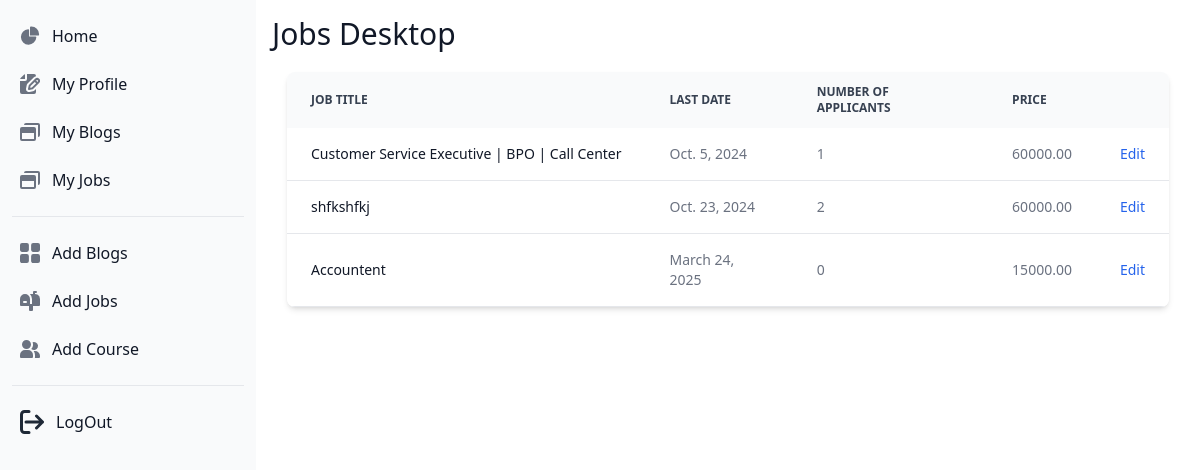
Before: /contributor/13/job_desktop/ (signed in) with the older database file.
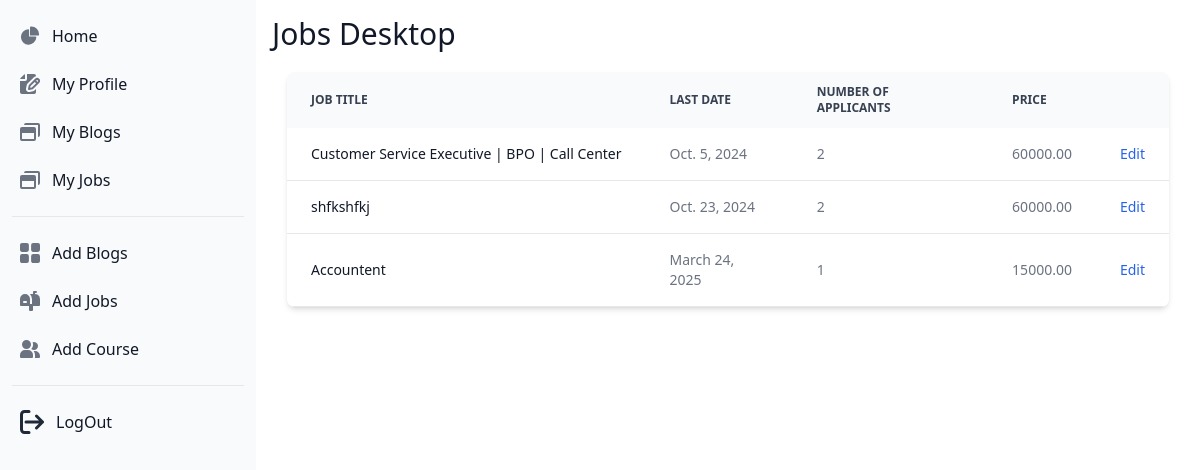
After: the same page with the newer database file.
### usa/models.py (models this page shows, shortened)
class Job(models.Model):
    job_id = models.AutoField(primary_key=True)
    job_title = models.CharField(max_length=255)
    location = models.CharField(max_length=255)
    job_type_choices = [
        ('marketing', 'Marketing'),
        ('design', 'Design'),
        ('development', 'Development'),
        ('customer', 'Customer'),
        ('health_caare', 'Health and Caare'),
        ('automotive', 'Automotive jobs'),
        ('data_entry', 'Data entry'),
        ('call_center', 'Call center'),
    ]
    job_type = models.CharField(max_length=20, choices=job_type_choices)
    mode_choices = [
        ('hibrid', 'Hibrid'),
        ('remote', 'Remote'),
        ('wfo', 'WFO')
    ]
    mode = models.CharField(max_length=10, choices=mode_choices)
    time_choices = [
        ('full_time', 'Full Time'),
        ('part_time', 'Part Time'),
        ('internship', 'Internship'),
    ]
    time = models.CharField(max_length=10, choices=time_choices)
    categories_choices = [
        ('government', 'Government'),
        ('private', 'Private'),
    ]
    categories = models.CharField(max_length=10, choices=categories_choices)
    disability_types = models.ManyToManyField('DisabilityType', related_name='jobs', blank=True)
    salary = models.DecimalField(max_digits=10, decimal_places=2)
    hours = models.PositiveIntegerField()
    about = RichTextField()
    updated_at = models.DateTimeField(auto_now=True)
    company = models.ForeignKey(Companies, on_delete=models.CASCADE, related_name='jobs', default=None)
    last_date = models.DateField(blank=True, null=True)
    is_published = models.BooleanField(default=False)
    is_closed = models.BooleanField(default=False)
    image = models.ImageField(upload_to='job_images/', default='default_job_banner.jpg')
    posted_by = models.ForeignKey('auth.User', on_delete=models.CASCADE)
    print(f"current directory {getcwd()}")
    objects = JobManager()

### contributor/views.py (the view)
# urls.py: path('<int:user_id>/job_desktop/', views.job_desktop, name="job_desktop"),
@login_required
def job_desktop(request, user_id):
    jobs_with_applicants_count = Job.objects.filter(posted_by=request.user).annotate(
        num_applicants=Count('applicant')
    )
    context = {
        'jobs_with_applicants_count': jobs_with_applicants_count,
    }
    template_name='contributors/JobsDesktop.html'
    return render(request, template_name, context)

### usa/models.py (called while the page is built)
    def get_queryset(self):
        return JobQuerySet(self.model, using=self._db)

### usa/templatetags/usa_tags.py (called while the page is built)
@register.simple_tag
def signout_url():
    return reverse('usa:signout')

### templates/contributors/JobsDesktop.html (shortened to what this page needs)
{% load static %}
{% include 'contributors/contributor_sidebar.html' %}
{% block content %}
<section class="p-4 sm:ml-64">
    <h1 class="sm:text-3xl text-2xl font-medium title-font mb-4 text-gray-900">Jobs Desktop</h1>
    <div style="margin: 20px 15px;">
        <div class="relative overflow-x-auto shadow-md sm:rounded-lg">
            <table class="w-full text-sm text-left rtl:text-right text-gray-500 dark:text-gray-400">
                <thead class="text-xs text-gray-700 uppercase bg-gray-50 dark:bg-gray-700 dark:text-gray-400">
                    <tr>
                        <th scope="col" class="px-6 py-3">
                            Job Title
                        </th>
                        <th scope="col" class="px-6 py-3">
                            Last Date
                        </th>
                        <th scope="col" class="px-6 py-3">
                            Number of Applicants
                        </th>
                        <th scope="col" class="px-6 py-3">
                            Price
                        </th>
                        <th scope="col" class="px-6 py-3">
                        </th>
                    </tr>
                </thead>
                <tbody>
                    {% for job in jobs_with_applicants_count %}
                        <tr class="bg-white border-b dark:bg-gray-800 dark:border-gray-700 hover:bg-gray-50 dark:hover:bg-gray-600">
                            <th scope="row" class="px-6 py-4 font-medium text-gray-900 whitespace-nowrap dark:text-white">
                                <a href="{% url 'job_detail' job_id=job.job_id user_id=user.id %}">{{job.job_title}}</a>
                            </th>
                            <td class="px-6 py-4">
                                {{job.last_date}}
                            </td>
                            <td class="px-6 py-4">
                                {{ job.num_applicants }}
                            </td>
                            <td class="px-6 py-4">
                                {{ job.salary }}
                            </td>
                            <td class="px-6 py-4 text-right">
                                <a href="#" class="font-medium text-blue-600 dark:text-blue-500 hover:underline">Edit</a>
                            </td>
                        </tr>
                    {% endfor %}
                </tbody>
            </table>
        </div>
    </div>
</section>
{% endblock %}

Changed rows visible on the page:
changed Job "Customer Service Executive | BPO | Call Center": num_applicants "1" → "2"
computed for Job "Accountent": num_applicants "0" → "1"
